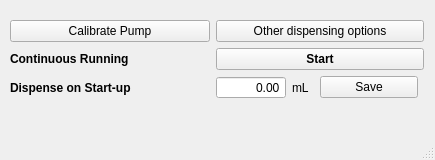
<?xml version="1.0" encoding="UTF-8"?>
<ui version="4.0">
 <class>MainWindow</class>
 <widget class="QMainWindow" name="MainWindow">
  <property name="geometry">
   <rect>
    <x>0</x>
    <y>0</y>
    <width>435</width>
    <height>160</height>
   </rect>
  </property>
  <property name="sizePolicy">
   <sizepolicy hsizetype="Fixed" vsizetype="Fixed">
    <horstretch>0</horstretch>
    <verstretch>0</verstretch>
   </sizepolicy>
  </property>
  <property name="minimumSize">
   <size>
    <width>435</width>
    <height>160</height>
   </size>
  </property>
  <property name="maximumSize">
   <size>
    <width>435</width>
    <height>160</height>
   </size>
  </property>
  <property name="windowTitle">
   <string>Pump Main Page</string>
  </property>
  <widget class="QWidget" name="centralwidget">
   <widget class="QWidget" name="formLayoutWidget">
    <property name="geometry">
     <rect>
      <x>10</x>
      <y>20</y>
      <width>414</width>
      <height>108</height>
     </rect>
    </property>
    <layout class="QFormLayout" name="formLayout">
     <item row="2" column="0">
      <widget class="QLabel" name="label_2">
       <property name="font">
        <font>
         <weight>75</weight>
         <bold>true</bold>
        </font>
       </property>
       <property name="text">
        <string>Dispense on Start-up</string>
       </property>
      </widget>
     </item>
     <item row="1" column="0">
      <widget class="QLabel" name="label">
       <property name="font">
        <font>
         <weight>75</weight>
         <bold>true</bold>
        </font>
       </property>
       <property name="text">
        <string>Continuous Running</string>
       </property>
      </widget>
     </item>
     <item row="1" column="1">
      <widget class="QPushButton" name="start_stopButton">
       <property name="font">
        <font>
         <weight>75</weight>
         <bold>true</bold>
        </font>
       </property>
       <property name="text">
        <string>Start</string>
       </property>
       <property name="checkable">
        <bool>true</bool>
       </property>
      </widget>
     </item>
     <item row="2" column="1">
      <layout class="QHBoxLayout" name="horizontalLayout">
       <property name="rightMargin">
        <number>6</number>
       </property>
       <item>
        <widget class="QDoubleSpinBox" name="startupVol">
         <property name="sizePolicy">
          <sizepolicy hsizetype="Fixed" vsizetype="Fixed">
           <horstretch>0</horstretch>
           <verstretch>0</verstretch>
          </sizepolicy>
         </property>
         <property name="minimumSize">
          <size>
           <width>70</width>
           <height>0</height>
          </size>
         </property>
         <property name="maximumSize">
          <size>
           <width>70</width>
           <height>16777215</height>
          </size>
         </property>
         <property name="alignment">
          <set>Qt::AlignRight|Qt::AlignTrailing|Qt::AlignVCenter</set>
         </property>
         <property name="buttonSymbols">
          <enum>QAbstractSpinBox::NoButtons</enum>
         </property>
         <property name="correctionMode">
          <enum>QAbstractSpinBox::CorrectToNearestValue</enum>
         </property>
         <property name="minimum">
          <double>0.000000000000000</double>
         </property>
         <property name="maximum">
          <double>105.000000000000000</double>
         </property>
         <property name="singleStep">
          <double>0.100000000000000</double>
         </property>
         <property name="value">
          <double>0.000000000000000</double>
         </property>
        </widget>
       </item>
       <item>
        <widget class="QLabel" name="currentunitLabel_5">
         <property name="minimumSize">
          <size>
           <width>22</width>
           <height>0</height>
          </size>
         </property>
         <property name="maximumSize">
          <size>
           <width>22</width>
           <height>16777215</height>
          </size>
         </property>
         <property name="font">
          <font>
           <pointsize>9</pointsize>
          </font>
         </property>
         <property name="text">
          <string>mL</string>
         </property>
        </widget>
       </item>
       <item>
        <widget class="QPushButton" name="saveStartUpDispense">
         <property name="sizePolicy">
          <sizepolicy hsizetype="MinimumExpanding" vsizetype="Fixed">
           <horstretch>0</horstretch>
           <verstretch>0</verstretch>
          </sizepolicy>
         </property>
         <property name="text">
          <string>Save</string>
         </property>
        </widget>
       </item>
      </layout>
     </item>
     <item row="0" column="0">
      <widget class="QPushButton" name="calibratePumpButton">
       <property name="minimumSize">
        <size>
         <width>200</width>
         <height>0</height>
        </size>
       </property>
       <property name="text">
        <string>Calibrate Pump</string>
       </property>
      </widget>
     </item>
     <item row="0" column="1">
      <widget class="QPushButton" name="openOtherOptions">
       <property name="minimumSize">
        <size>
         <width>200</width>
         <height>0</height>
        </size>
       </property>
       <property name="text">
        <string>Other dispensing options</string>
       </property>
      </widget>
     </item>
    </layout>
   </widget>
  </widget>
  <widget class="QStatusBar" name="statusbar"/>
 </widget>
 <resources/>
 <connections/>
</ui>
